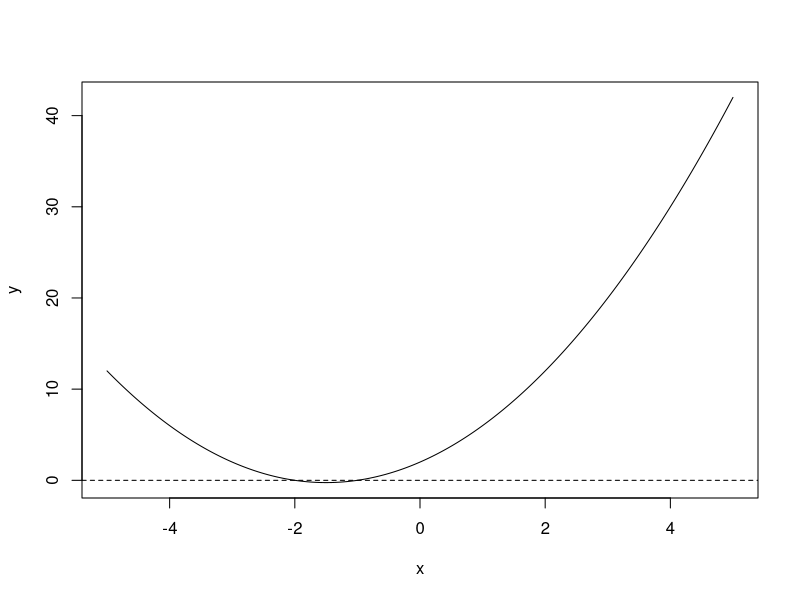

R code for this plot:
## ---- chunk 1
#| echo: false

a <- 1
b <- 3
c <- 2

D <- b^2 - 4*a*c
## ---- chunk 2
#| echo: false
#| output: false
w <- if (D > 0) {
  s1 <- (-b + sqrt(b^2 - 4*a*c)) / (2*a)
  s2 <- (-b - sqrt(b^2 - 4*a*c)) / (2*a) 
  print(paste(sprintf("there are two solutions! The solutions are: %d, %d", s1, s2)))
} else if(D == 0) {
  s1 <- (-b + sqrt(b^2 - 4*a*c)) / (2*a)
  print(paste(sprintf("there is one solution! The solution is: %d", s1)))
} else {
    print(paste("there are no solutions.")) }
## ---- chunk 3
#| echo: false
invisible({
x <- seq(-5, 5, length  = 300)
plot(x, a*x^2 + b*x + c, type = "l", ylab = "y") 
abline(h = 0, lty = 2)})
